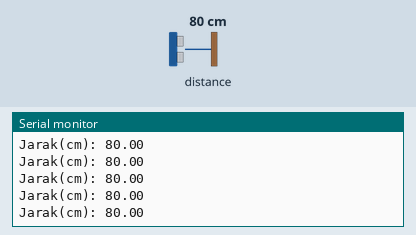
The sketch below on a simulated ESP8266 (NodeMCU). Parts: the last lines printed to the serial monitor. Inputs (shaded band) come from the test bench; at power-on: distance to the obstacle 80 cm. The echo pulse lasts 58.3 µs per cm.

Above: at 1.2 s.
1.3 s: distance to the obstacle set to 2 cm
At 1.38 s:
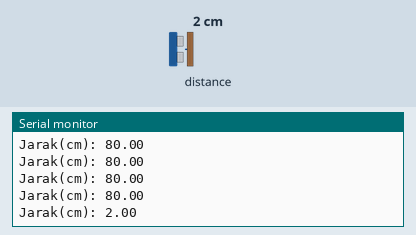
2.8 s: distance to the obstacle set to 4 cm
At 2.89 s:
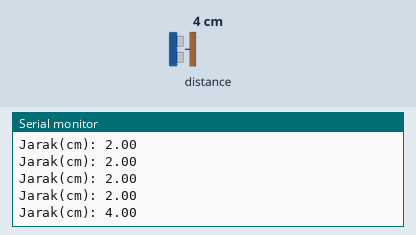
Timing chart, 0 to 5.8 s (numbered marks = the images above; inputs shaded):
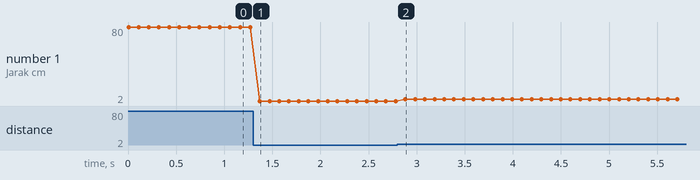

The sketch:

HCSR04_Basic.ino
```cpp
#include <HCSR04.h> //Memasukkan library HCSR04
float jarak; //Membuat variabel jarak
HCSR04 hc(D2,D3); //Mendefinisikan pin D5 sebagai Trig dan D6 sebagai Echo

void setup(){
Serial.begin(9600);
}

void loop(){
jarak = hc.dist(); //Memasukkan pembacaan sensor ke variabel jarak
Serial.print("Jarak(cm): ");
Serial.println(jarak);
delay(100);
}
```

Measured:
- after the input at 1.3 s, the serial monitor: prints a new line after 0.07 s (image 1)
- after the input at 2.8 s, the serial monitor: prints a new line after 0.08 s (image 2)
- plotted number 1: 80 → 2 after the input at 1.3 s, 2 → 4 after the input at 2.8 s
